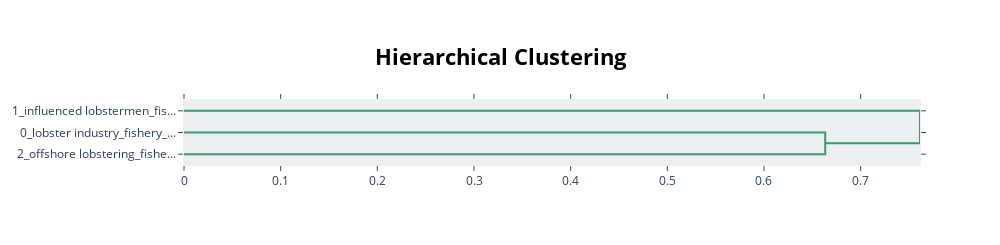

The notebook cell this image was saved under:
### Code cell
hierarchical_topics = topic_model.hierarchical_topics(documents)
tree = topic_model.get_topic_tree(hierarchical_topics)
print(tree)

topic_model.visualize_hierarchy()

### Figure 1 — Plotly figure (JSON) as saved in the notebook; plotly's stock layout.template omitted (floating-point values rounded to 4 significant figures)
{"data": [{"hoverinfo": "text", "marker": {"color": "rgb(61,153,112)"}, "mode": "lines", "type": "scatter", "x": [0.0, 0.6633, 0.6633, 0.0], "xaxis": "x", "y": [-15.0, -15.0, -25.0, -25.0], "yaxis": "y"}, {"hoverinfo": "text", "marker": {"color": "rgb(61,153,112)"}, "mode": "lines", "type": "scatter", "x": [0.0, 0.7614, 0.7614, 0.6633], "xaxis": "x", "y": [-5.0, -5.0, -20.0, -20.0], "yaxis": "y"}], "layout": {"autosize": false, "height": 245, "hoverlabel": {"bgcolor": "white", "font": {"family": "Rockwell", "size": 16}}, "hovermode": "closest", "plot_bgcolor": "#ECEFF1", "showlegend": false, "title": {"font": {"color": "Black", "size": 22}, "text": "<b>Hierarchical Clustering</b>", "x": 0.5, "xanchor": "center", "yanchor": "top"}, "width": 1000, "xaxis": {"mirror": "allticks", "rangemode": "tozero", "showgrid": false, "showline": true, "showticklabels": true, "ticks": "outside", "type": "linear", "zeroline": false}, "yaxis": {"mirror": "allticks", "range": [-30, 0], "rangemode": "tozero", "showgrid": false, "showline": true, "showticklabels": true, "tickmode": "array", "ticks": "outside", "ticktext": ["1_influenced lobstermen_fis...", "0_lobster industry_fishery_...", "2_offshore lobstering_fishe..."], "tickvals": [-5, -15, -25], "type": "linear", "zeroline": false}}}
